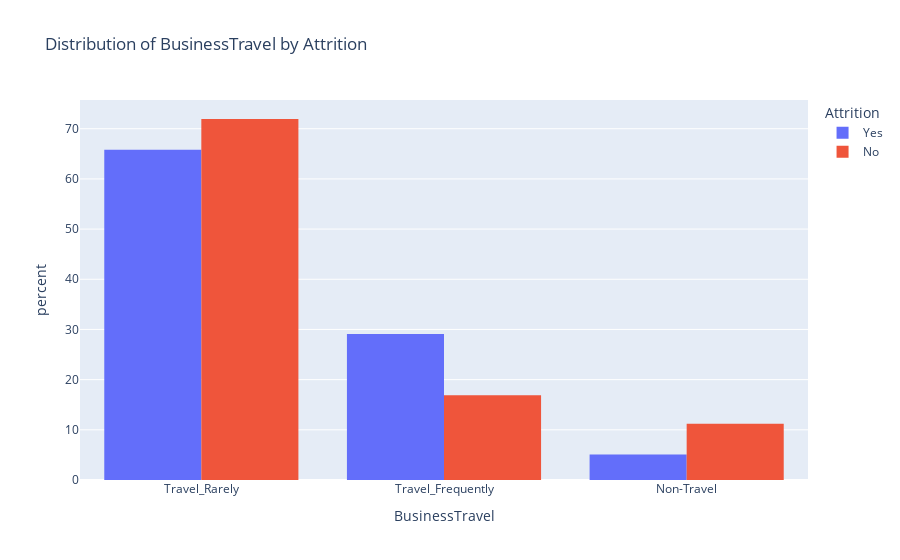
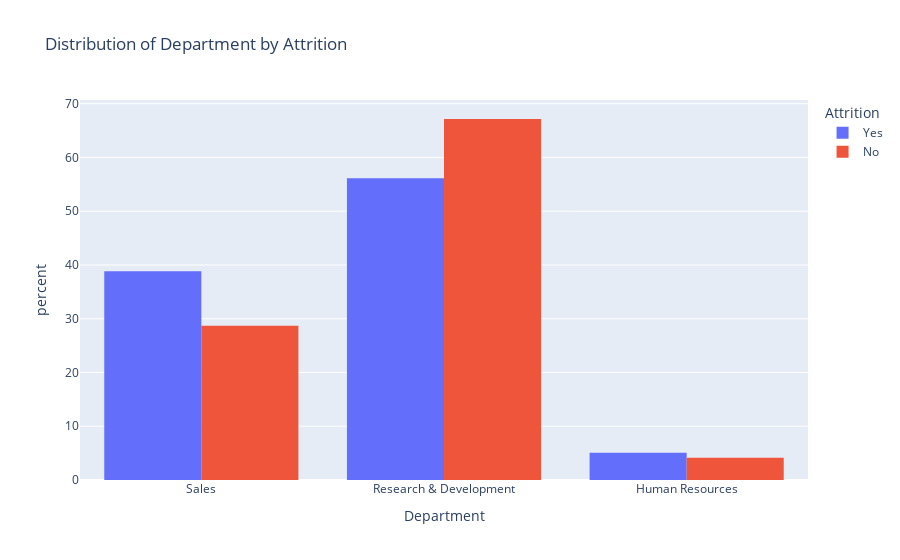
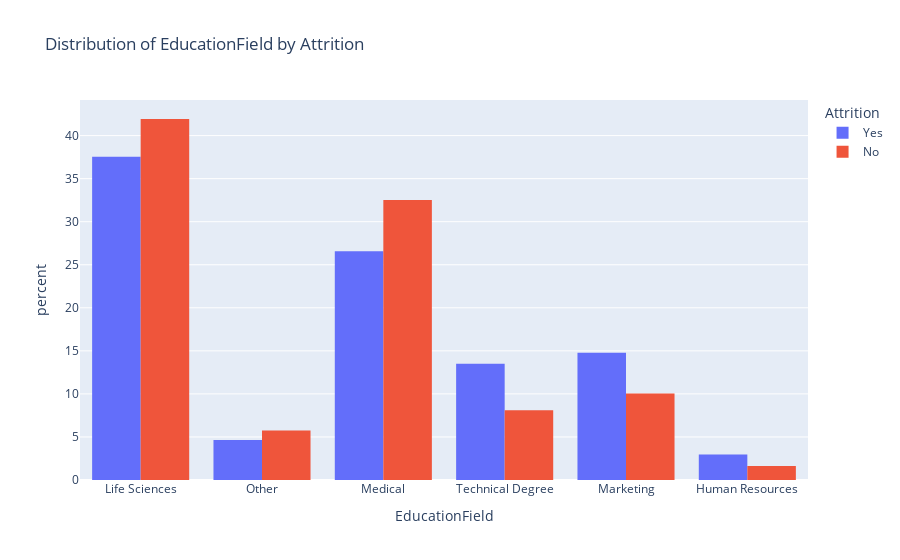

Notebook code for these charts, in order:
### Markdown cell above
### Plot for categorical variables

### Code cell
cat_cols = [
    "BusinessTravel",
    "Department",
    "EducationField",
    "Gender",
    "JobRole",
    "MaritalStatus",
    "OverTime",
    "Education",
    "EnvironmentSatisfaction",
    "JobInvolvement",
    "JobLevel",
    "JobSatisfaction",
    "PerformanceRating",
    "RelationshipSatisfaction",
    "StockOptionLevel",
    "WorkLifeBalance",
]

target_col = "Attrition"

for col in cat_cols:
    fig = px.histogram(df, x=col, color=target_col, barmode="group", histnorm="percent",
             title=f"Distribution of {col} by Attrition")
    fig.show()

### Figure 1 — Plotly figure (JSON) as saved in the notebook; plotly's stock layout.template omitted (floating-point values rounded to 4 significant figures; data arrays with more than 128 entries replaced by an {"elided": "..."} marker saying what was removed)
{"data": [{"alignmentgroup": "True", "bingroup": "x", "histnorm": "percent", "hovertemplate": "Attrition=Yes<br>BusinessTravel=%{x}<br>percent=%{y}<extra></extra>", "legendgroup": "Yes", "marker": {"color": "#636efa", "pattern": {"shape": ""}}, "name": "Yes", "offsetgroup": "Yes", "orientation": "v", "showlegend": true, "type": "histogram", "x": {"elided": "237 str values"}, "xaxis": "x", "yaxis": "y"}, {"alignmentgroup": "True", "bingroup": "x", "histnorm": "percent", "hovertemplate": "Attrition=No<br>BusinessTravel=%{x}<br>percent=%{y}<extra></extra>", "legendgroup": "No", "marker": {"color": "#EF553B", "pattern": {"shape": ""}}, "name": "No", "offsetgroup": "No", "orientation": "v", "showlegend": true, "type": "histogram", "x": {"elided": "1233 str values"}, "xaxis": "x", "yaxis": "y"}], "layout": {"barmode": "group", "legend": {"title": {"text": "Attrition"}, "tracegroupgap": 0}, "title": {"text": "Distribution of BusinessTravel by Attrition"}, "xaxis": {"anchor": "y", "domain": [0, 1], "title": {"text": "BusinessTravel"}}, "yaxis": {"anchor": "x", "domain": [0, 1], "title": {"text": "percent"}}}}

### Figure 2 — Plotly figure (JSON) as saved in the notebook; plotly's stock layout.template omitted (floating-point values rounded to 4 significant figures; data arrays with more than 128 entries replaced by an {"elided": "..."} marker saying what was removed)
{"data": [{"alignmentgroup": "True", "bingroup": "x", "histnorm": "percent", "hovertemplate": "Attrition=Yes<br>Department=%{x}<br>percent=%{y}<extra></extra>", "legendgroup": "Yes", "marker": {"color": "#636efa", "pattern": {"shape": ""}}, "name": "Yes", "offsetgroup": "Yes", "orientation": "v", "showlegend": true, "type": "histogram", "x": {"elided": "237 str values"}, "xaxis": "x", "yaxis": "y"}, {"alignmentgroup": "True", "bingroup": "x", "histnorm": "percent", "hovertemplate": "Attrition=No<br>Department=%{x}<br>percent=%{y}<extra></extra>", "legendgroup": "No", "marker": {"color": "#EF553B", "pattern": {"shape": ""}}, "name": "No", "offsetgroup": "No", "orientation": "v", "showlegend": true, "type": "histogram", "x": {"elided": "1233 str values"}, "xaxis": "x", "yaxis": "y"}], "layout": {"barmode": "group", "legend": {"title": {"text": "Attrition"}, "tracegroupgap": 0}, "title": {"text": "Distribution of Department by Attrition"}, "xaxis": {"anchor": "y", "domain": [0, 1], "title": {"text": "Department"}}, "yaxis": {"anchor": "x", "domain": [0, 1], "title": {"text": "percent"}}}}

### Figure 3 — Plotly figure (JSON) as saved in the notebook; plotly's stock layout.template omitted (floating-point values rounded to 4 significant figures; data arrays with more than 128 entries replaced by an {"elided": "..."} marker saying what was removed)
{"data": [{"alignmentgroup": "True", "bingroup": "x", "histnorm": "percent", "hovertemplate": "Attrition=Yes<br>EducationField=%{x}<br>percent=%{y}<extra></extra>", "legendgroup": "Yes", "marker": {"color": "#636efa", "pattern": {"shape": ""}}, "name": "Yes", "offsetgroup": "Yes", "orientation": "v", "showlegend": true, "type": "histogram", "x": {"elided": "237 str values"}, "xaxis": "x", "yaxis": "y"}, {"alignmentgroup": "True", "bingroup": "x", "histnorm": "percent", "hovertemplate": "Attrition=No<br>EducationField=%{x}<br>percent=%{y}<extra></extra>", "legendgroup": "No", "marker": {"color": "#EF553B", "pattern": {"shape": ""}}, "name": "No", "offsetgroup": "No", "orientation": "v", "showlegend": true, "type": "histogram", "x": {"elided": "1233 str values"}, "xaxis": "x", "yaxis": "y"}], "layout": {"barmode": "group", "legend": {"title": {"text": "Attrition"}, "tracegroupgap": 0}, "title": {"text": "Distribution of EducationField by Attrition"}, "xaxis": {"anchor": "y", "domain": [0, 1], "title": {"text": "EducationField"}}, "yaxis": {"anchor": "x", "domain": [0, 1], "title": {"text": "percent"}}}}
